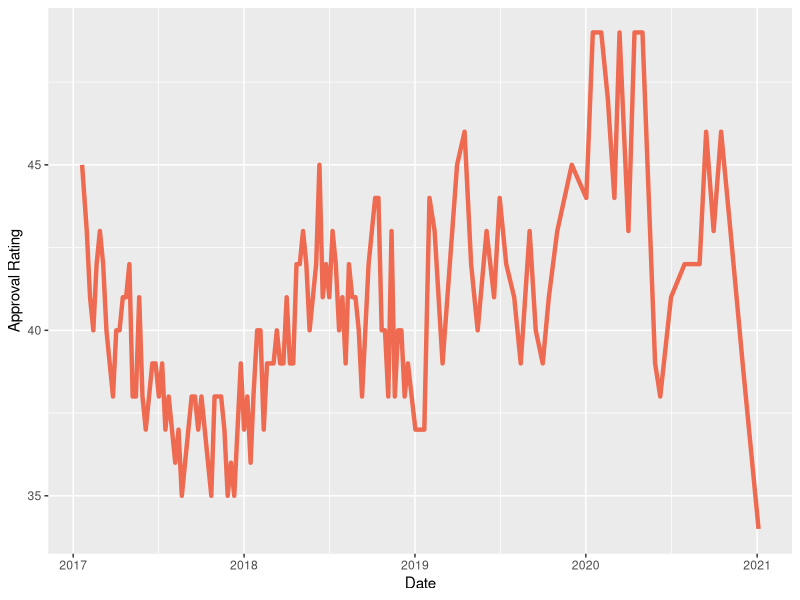
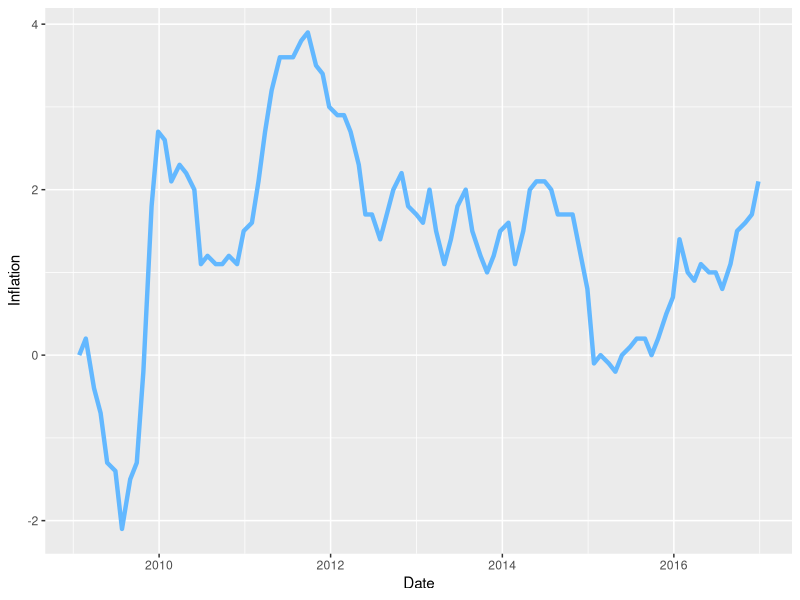
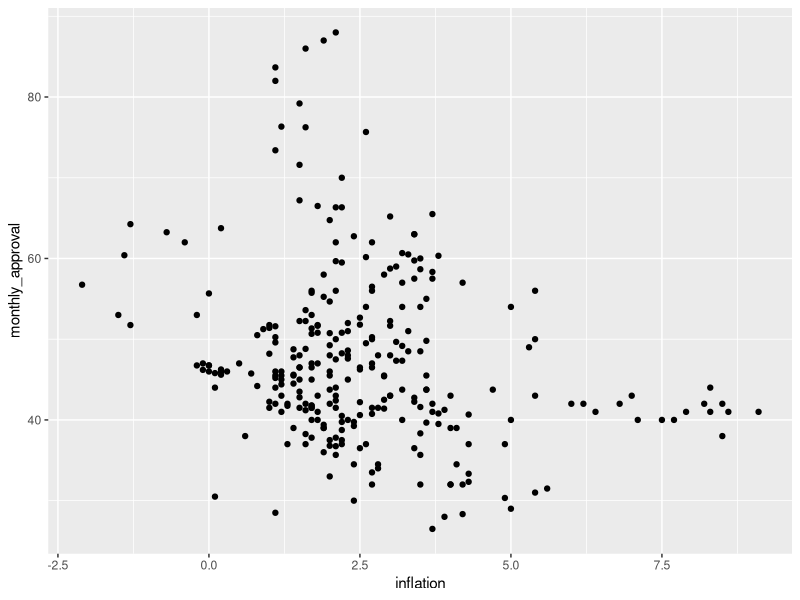
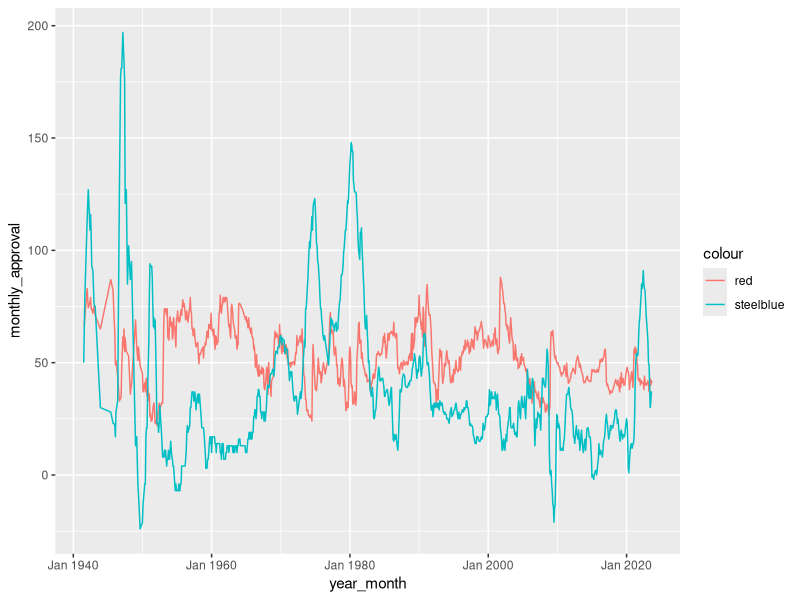

Write the R code that produced these figures, in order.
## ---- chunk 1
library(tidyverse)
library(ggplot2)
library(dplyr)
library(zoo)
library(broom)
## ---- chunk 2
inflation <- read_csv("data/Gov_50_Inflation.csv")
approval <- read_csv("data/Gov_50_Pres_Approval.csv")
## ---- chunk 3
approval |>
  filter(President == "Trump") |>
  ggplot(aes(x = `Start Date`, y = Approving)) +
  geom_line(linewidth = 1.5, color = "coral2")+
  labs(x = "Date",
       y = "Approval Rating")
## ---- chunk 4
inflation <- inflation |>
  select(-Avg) |>
  pivot_longer(
    cols = `Jan`:`Dec`,
    names_to = "month",
    values_to = "inflation") |>
  mutate(year_month = as.yearmon(paste(Year, month), "%Y %b")) |>
  select(-Year, -month)
## ---- chunk 5
approval <- approval |>
  mutate(year_month = as.yearmon(`Start Date`,"%Y %b")) |>
  group_by(year_month) |>
  mutate(monthly_approval = mean(Approving))
## ---- chunk 6
approval <- approval |>
  left_join(inflation) |>
  drop_na() |>
  distinct(year_month, .keep_all = TRUE)
## ---- chunk 7
approval |>
  filter(President == "Obama") |>
  ggplot(aes(x = `Start Date`, y = inflation)) +
  geom_line(linewidth = 1.5, color = "steelblue1")+
  labs(x = "Date",
       y = "Inflation")
## ---- chunk 8
approval2000 <- approval |>
  filter(year_month >= "Jan 2000")
approval2000 |>
  ggplot(aes(x = inflation, y = monthly_approval)) +
  geom_point()
## ---- chunk 9
approval |>
  ggplot() +
  geom_line(aes(x= year_month, y = monthly_approval, color = "red")) +
  geom_line(aes(x= year_month, y = inflation * 10, color = "steelblue"))
## ---- chunk 10
fit <- lm(monthly_approval ~ inflation, data = approval2000)
fit
summary(fit)
